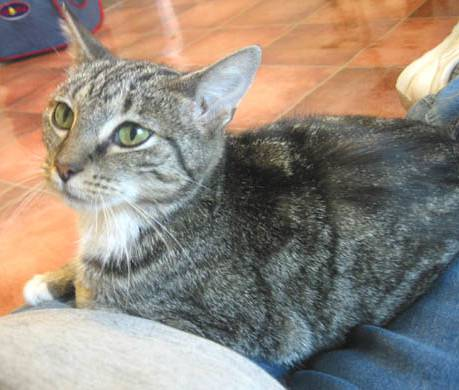
#> input picture dz57/cat.jpg, 459 x 390 px
$ jupyter execute dz57.ipynb
#> lines starting #> are read from the running program, lines starting #| are printed output that depends on the picture
# Завдання

Можна використовувати бібліотеку PIL або бібліотеку OpenCV.

1. Створіть функцію для зчитування зображення з диску та його відображення на екрані.

2. Створіть функцію для збереження зображення на диск.

3. Створіть функцію для реалізації наступних піксельних операцій:

+ зміна контрастності (задання коефіцієнту контрастності та яскравості);
+ зміна яскравості (задання коефіцієнту яскравості);
+ зміна насиченості (задання коефіцієнту насиченості);
+ зміна розміру зображення (задання нової ширини та висоти);
+ обрізання зображення (задання координат початку та кінця обрізання);
+ поворот зображення на заданий кут (задання кута повороту в градусах).

# Розв'язок

[cell 1]
import cv2
import numpy as np

### 1. Функція для зчитування зображення з диску та його відображення на екрані

[cell 2]
def show_image(file):
    # зчитати зображення з диску
#> called with file = 'cat.jpg'
    image = cv2.imread(file)
#> image is the input picture: shape (390, 459, 3); mean B, G, R 125.1, 136.3, 147.5
    # перевірити, чи було успішно зчитано зображення
    if image is not None:
        cv2.imshow("Image", image)
        cv2.waitKey(0)
    else:
        print("Не вдалося зчитати зображення з диску")

[cell 3]
file = 'cat.jpg'
show_image(file)

### 2. Функція для збереження зображення на диск

[cell 4]
def save_image(image, filename):
    cv2.imwrite(filename, image)
    print("Зображення збережено у поточній директорії")

[cell 5]
image = cv2.imread("cat.jpg")
save_image(image, "image.jpg")

### 3. Функції для реалізації піксельних операцій

**3.1. Зміна контрастності (задання коефіцієнту контрастності)**

[cell 6]
import matplotlib.pyplot as plt

[cell 7]
def change_contrast(image, contrast):
#> called with contrast = 0.4
    new_image = cv2.convertScaleAbs(image, alpha=contrast)
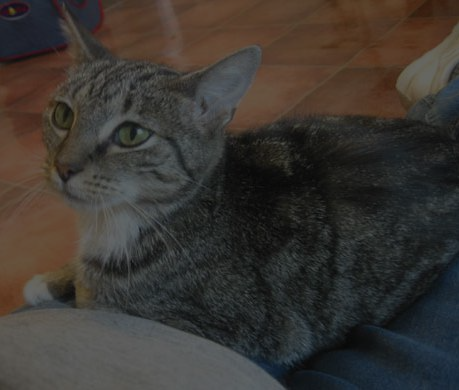
#> new_image: shape (390, 459, 3); mean B, G, R 50.1, 54.5, 59
    return new_image

[cell 8]
image = cv2.imread("cat.jpg")
new_image = change_contrast(image, 0.4)

[cell 9]
plt.imshow(new_image)
plt.show()

**3.2. Зміна яскравості (задання коефіцієнту яскравості)**

[cell 10]
def change_brightness(image1, brightness):
#> called with brightness = 50
    new1_image = cv2.convertScaleAbs(image, beta=brightness)
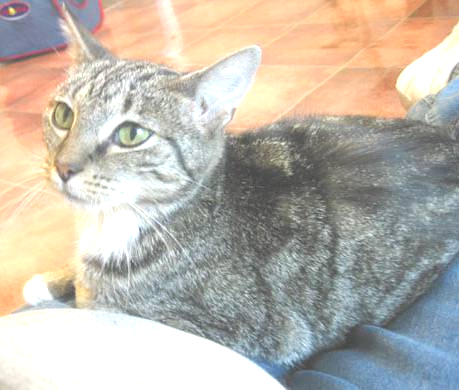
#> new1_image: shape (390, 459, 3); mean B, G, R 172.7, 183.3, 189.9
    return new1_image

[cell 11]
image1 = cv2.imread("cat.jpg")
new1_image = change_brightness(image1, 50)

[cell 12]
plt.imshow(new1_image)
plt.show()

**3.3. Зміна насиченості (задання коефіцієнту насиченості)**

[cell 13]
def change_saturation(image2, saturation):
#> called with saturation = 0.5
    hsv_image = cv2.cvtColor(image2, cv2.COLOR_BGR2HSV)
#> hsv_image: shape (390, 459, 3); mean H, S, V 55, 58.9, 156.7
    hsv_image[..., 1] = hsv_image[..., 1] * saturation
#> hsv_image: shape (390, 459, 3); mean H, S, V 55, 29.2, 156.7
    new2_image = cv2.cvtColor(hsv_image, cv2.COLOR_HSV2BGR)
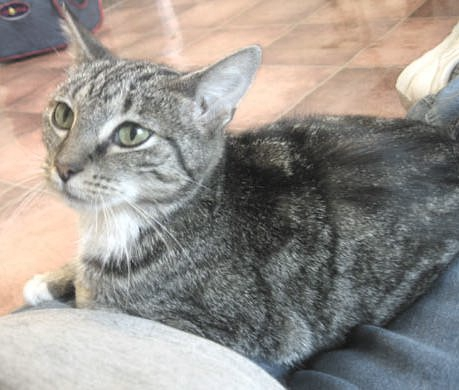
#> new2_image: shape (390, 459, 3); mean B, G, R 140.7, 146.2, 151.9
    return new2_image

[cell 14]
image2 = cv2.imread("cat.jpg")
new2_image = change_saturation(image2, 0.5)

[cell 15]
plt.imshow(new2_image)
plt.show()

**3.4. Зміна розміру зображення (задання нової ширини та висоти)**

[cell 16]
def resize_image(image3, new_width, new_height):
#> called with image3 = 'image.jpg', new_width = 350, new_height = 300
    new3_image = cv2.resize(image, (new_width, new_height))
    return new3_image

[cell 17]
image3 = cv2.imread("cat.jpg")
new3_image = resize_image('image.jpg', 350, 300)

[cell 18]
plt.imshow(new3_image)
plt.show()

**3.5. Обрізання зображення (задання координат початку та кінця обрізання)**

[cell 19]
def crop_image(image4, top_left, bottom_right):
#> called with image4 = 'image.jpg', top_left = (40, 40), bottom_right = (200, 200)
    new4_image = image[top_left[1]:bottom_right[1], top_left[0]:bottom_right[0]]
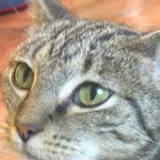
#> new4_image: shape (160, 160, 3); mean B, G, R 143.1, 156.9, 167.3
    return new4_image

[cell 20]
image4 = cv2.imread("cat.jpg")
new4_image = crop_image("image.jpg", (40, 40), (200, 200))

[cell 21]
plt.imshow(new4_image)
plt.show()

**3.6. Поворот зображення на заданий кут (задання кута повороту в градусах)**

[cell 22]
def rotate_image(image5, angle):
#> called with angle = 45
    height, width = image5.shape[:2]
#> height = 390; width = 459
    center = (width/2, height/2)
#> center = (229.5, 195)
    rotation_matrix = cv2.getRotationMatrix2D(center, angle, 1.0)
    rotated_image = cv2.warpAffine(image5, rotation_matrix, (width, height))
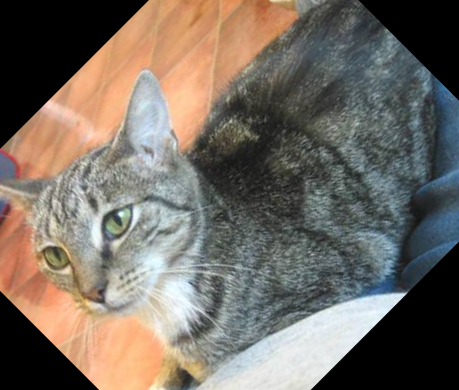
#> rotated_image: shape (390, 459, 3); mean B, G, R 99.2, 108.4, 116.8
    return rotated_image

$ run again, with dz59/leo.jpg copied over dz57/cat.jpg
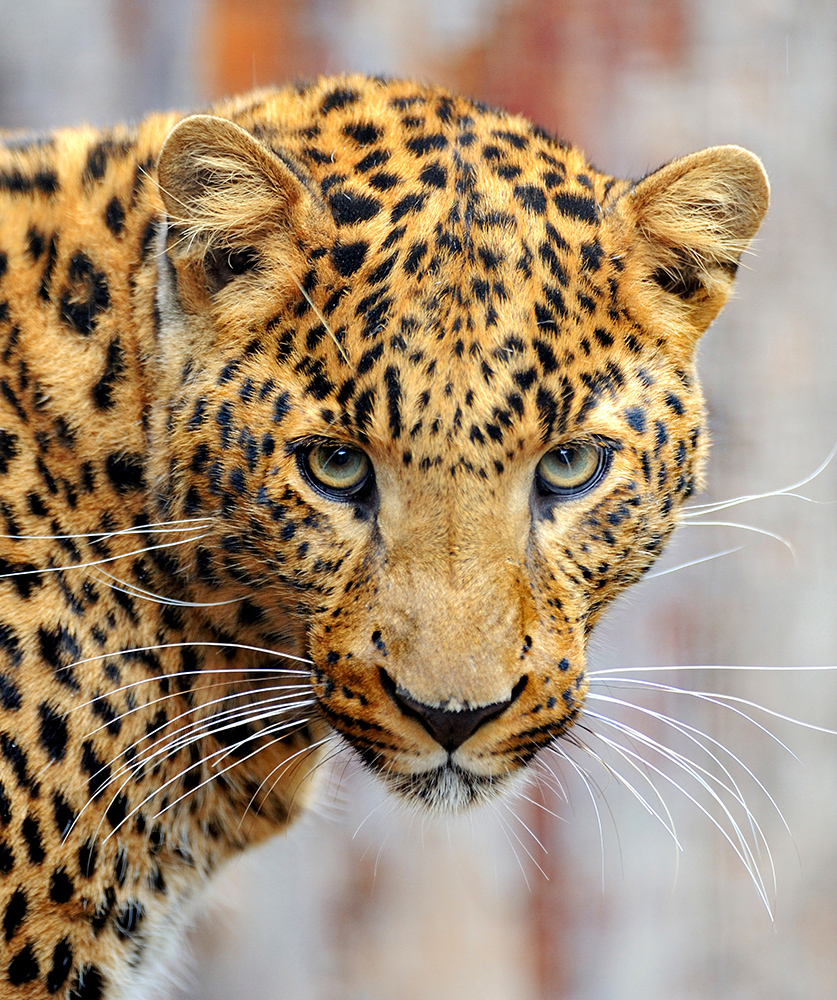
#> input picture dz59/leo.jpg, 837 x 1000 px
#> in show_image, image is the input picture: shape (1000, 837, 3); mean B, G, R 115.5, 141.6, 164.3
#> in crop_image, `new4_image = image[top_left[1]:bottom_right[1], top_left[0]:bottom_rig..`:
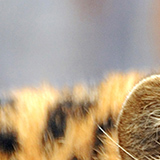
#> new4_image: shape (160, 160, 3); mean B, G, R 136.9, 159.4, 176.7
#> in rotate_image, `rotated_image = cv2.warpAffine(image5, rotation_matrix, (width, height))`:
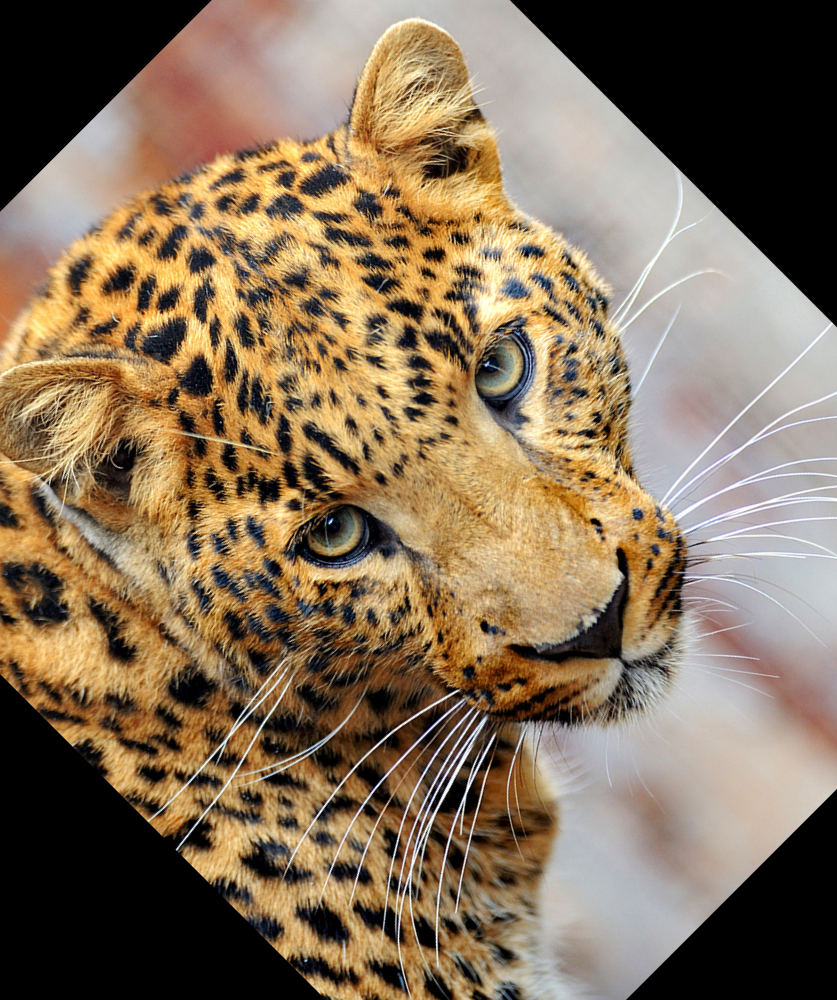
#> rotated_image: shape (1000, 837, 3); mean B, G, R 88.9, 112.5, 132.6
